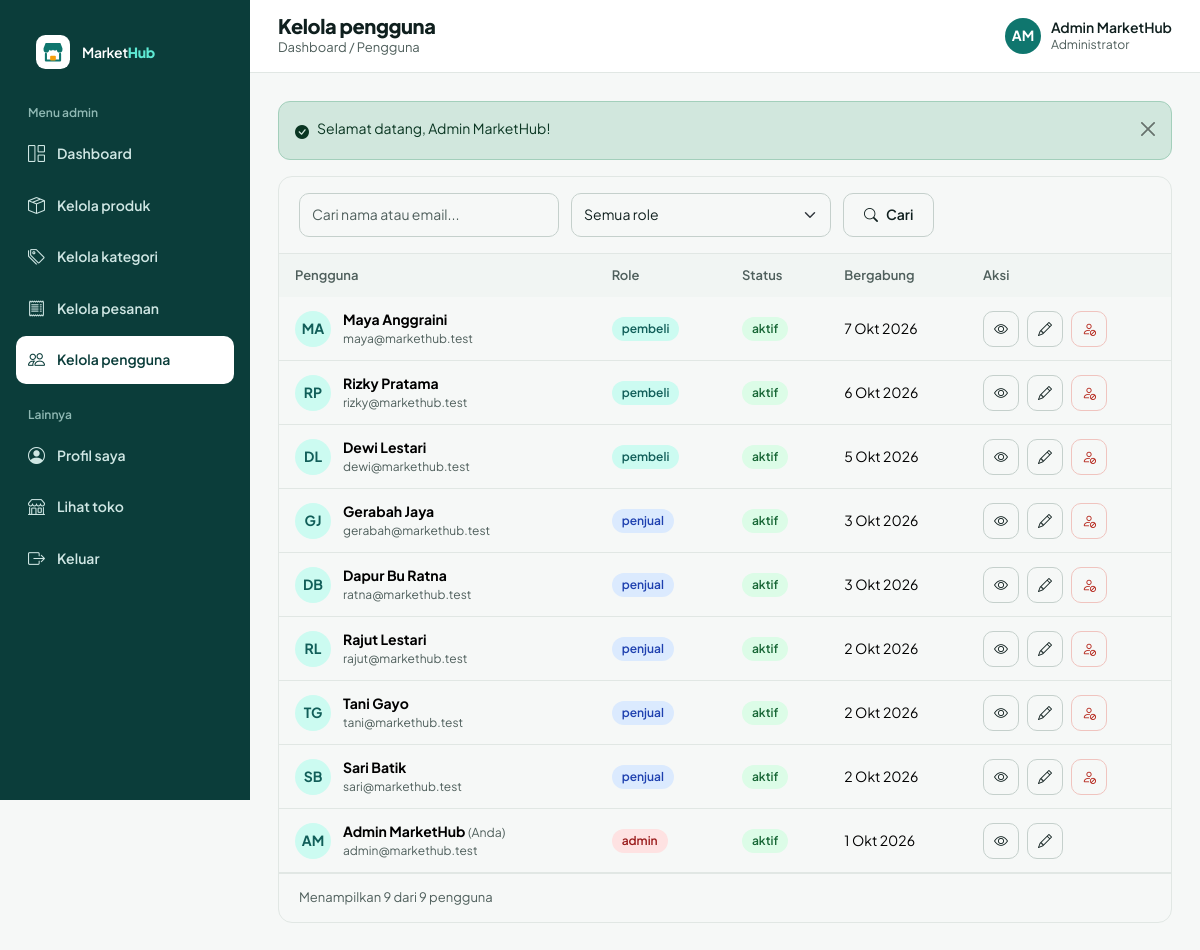
Screenshot of /admin/users/index.php (signed in) with the database file from the repository.
### tables this page shows
CREATE TABLE users (
  id         INT UNSIGNED NOT NULL AUTO_INCREMENT,
  nama       VARCHAR(100) NOT NULL,
  email      VARCHAR(150) NOT NULL,
  password   VARCHAR(255) NOT NULL,
  role       ENUM('admin','penjual','pembeli') NOT NULL DEFAULT 'pembeli',
  status     ENUM('aktif','nonaktif') NOT NULL DEFAULT 'aktif',  
  created_at TIMESTAMP NOT NULL DEFAULT CURRENT_TIMESTAMP,
  PRIMARY KEY (id),
  UNIQUE KEY uq_users_email (email)
);

### auth/session.php (called while the page is built, shortened)
<?php
function current_user()
{
    static $user = false;
    if ($user !== false) {
        return $user;
    }
    $user = null;
    if (!empty($_SESSION['uid'])) {
        $row = db_row('SELECT id, nama, email, role, status, created_at FROM users WHERE id = ?', [(int) $_SESSION['uid']]);
        if ($row && $row['status'] === 'aktif') {
            $row['id'] = (int) $row['id'];
            $user = $row;
        } else {
            unset($_SESSION['uid']);
        }
    }
    return $user;
}

### auth/check-role.php (called while the page is built, shortened)
<?php
function require_login()
{
    $user = current_user();
    if ($user) {
        return $user;
    }
}
function require_role($roles = null)
{
    $user = require_login();
    return $user;
}

### includes/auth-check.php (called while the page is built)
<?php
$authUser = require_role($requiredRoles ?? null);

### admin/users/index.php (the view, shortened to what this page needs)
<?php
require_once __DIR__ . '/../../config/app.php';
$requiredRoles = ['admin'];
require __DIR__ . '/../../includes/auth-check.php';
$q = get('q');
$where = ['1 = 1'];
$params = [];
$total = (int) db_val('SELECT COUNT(*) FROM users WHERE ' . implode(' AND ', $where), $params);
[$page, $pages, $offset] = paginate($total, 10, (int) get('page', '1'));
$rows = db_all('SELECT * FROM users WHERE ' . implode(' AND ', $where) . ' ORDER BY id DESC LIMIT ? OFFSET ?', array_merge($params, [10, $offset]));
$topTitle = 'Kelola pengguna';
$topCrumb = 'Dashboard / Pengguna';
require __DIR__ . '/../../includes/header.php';
?>
<div class="card overflow-hidden">
  <form class="mh-tool" method="get">
    <input class="form-control" type="search" name="q" value="<?= e($q) ?>" placeholder="Cari nama atau email..." aria-label="Cari pengguna">
    <select class="form-select" name="role" aria-label="Filter role" onchange="this.form.submit()">
      <option value="">Semua role</option>
    </select>
    <button class="btn btn-outline-secondary" type="submit"><i class="bi bi-search"></i>Cari</button>
  </form>
  <div class="table-responsive">
    <table class="table mh-table">
      <thead><tr><th>Pengguna</th><th>Role</th><th>Status</th><th>Bergabung</th><th>Aksi</th></tr></thead>
      <tbody>
      <?php foreach ($rows as $r): $self = (int) $r['id'] === $authUser['id']; ?>
        <tr>
          <td><div class="thumb-box"><span class="mh-av"><?= e(initials($r['nama'])) ?></span><div><b><?= e($r['nama']) ?></b><?= $self ? ' <span class="text-muted small">(Anda)</span>' : '' ?><div class="text-muted" style="font-size:12px"><?= e($r['email']) ?></div></div></div></td>
          <td><span class="st st-<?= e($r['role']) ?>"><?= e($r['role']) ?></span></td>
          <td><span class="st st-<?= e($r['status']) ?>"><?= e($r['status']) ?></span></td>
          <td><?= e(tgl($r['created_at'])) ?></td>
          <td><div class="acts">
            <a class="btn btn-outline-secondary ibs" href="<?= e(url('admin/users/detail.php?id=' . (int) $r['id'])) ?>" aria-label="Detail" title="Detail"><i class="bi bi-eye"></i></a>
            <a class="btn btn-outline-secondary ibs" href="<?= e(url('admin/users/edit.php?id=' . (int) $r['id'])) ?>" aria-label="Edit" title="Edit"><i class="bi bi-pencil"></i></a>
            <?php if (!$self): ?>
            <form method="post" action="<?= e(url('admin/users/status.php')) ?>" data-confirm="<?= $r['status'] === 'aktif' ? 'Nonaktifkan akun ini? Pengguna tidak dapat login.' : 'Aktifkan kembali akun ini?' ?>">
              <button class="btn <?= $r['status'] === 'aktif' ? 'btn-outline-danger' : 'btn-outline-primary' ?> ibs" type="submit" aria-label="Ubah status akun" title="<?= $r['status'] === 'aktif' ? 'Nonaktifkan' : 'Aktifkan' ?>"><i class="bi <?= $r['status'] === 'aktif' ? 'bi-person-slash' : 'bi-person-check' ?>"></i></button>
            </form>
            <?php endif; ?>
          </div></td>
        </tr>
      <?php endforeach; ?>
      </tbody>
    </table>
  </div>
  <div class="mh-pgn"><span>Menampilkan <?= count($rows) ?> dari <?= $total ?> pengguna</span><?= pagination_html($page, $pages) ?></div>
</div>
<?php require __DIR__ . '/../../includes/footer.php'; ?>

### includes/topbar.php (shortened to what this page needs)
<?php
$u = current_user();
?>
<div class="mh-tb">
  <div>
    <h1 class="mh-tb-title"><?= e($topTitle ?? 'Dashboard') ?></h1>
    <div class="mh-tb-crumb"><?= e($topCrumb ?? tanggal_panjang()) ?></div>
  </div>
  <div class="ms-auto d-flex align-items-center gap-3">
    <span class="mh-me"><span class="mh-av mh-av-dark"><?= e(initials($u['nama'])) ?></span>
      <span class="d-none d-sm-block lh-sm"><?= e($u['nama']) ?><small class="d-block text-muted fw-normal"><?= e(role_label($u['role'])) ?></small></span></span>
  </div>
</div>

### assets/css/style.css (style rules this page uses)
:root { --mh-p:#0F766E;--mh-pd:#115E59;--mh-pl:#CCFBF1;--mh-px:#F0FDFA;--mh-a:#F59E0B;--mh-dark:#0B3D3A; --mh-ink:#0F1F1E;--mh-mut:#4F5F5C;--mh-line:#E1E7E4;--mh-bg:#F6F8F7; --bs-primary:#0F766E;--bs-primary-rgb:15,118,110; --bs-link-color:#0F766E;--bs-link-color-rgb:15,118,110;--bs-link-hover-color:#115E59;--bs-link-hover-color-rgb:17,94,89; --bs-body-font-family:'Plus Jakarta Sans',system-ui,-apple-system,'Segoe UI',sans-serif; --bs-body-color:#0F1F1E;--bs-body-color-rgb:15,31,30;--bs-body-bg:#F6F8F7;--bs-body-font-size:.9375rem; --bs-border-color:#E1E7E4;--bs-border-radius:.625rem;--bs-secondary-color:#4F5F5C; }
body { font-family:var(--bs-body-font-family);line-height:1.5;-webkit-font-smoothing:antialiased }
h1,h2,h3,h4,h5 { font-weight:800;letter-spacing:-.02em }
a { text-decoration:none }
.text-muted,.mut { color:var(--mh-mut)!important }
.btn { --bs-btn-border-radius:10px;display:inline-flex;align-items:center;justify-content:center;gap:.5rem;min-height:44px;padding:0 1.25rem;font-weight:600;font-size:14px;white-space:nowrap }
.btn-outline-secondary { --bs-btn-color:#0F1F1E;--bs-btn-border-color:#C5D0CC;--bs-btn-hover-bg:#F1F5F3;--bs-btn-hover-color:#0F1F1E;--bs-btn-hover-border-color:#AFC4BF;--bs-btn-active-bg:#E4ECE9;--bs-btn-active-color:#0F1F1E;--bs-btn-active-border-color:#AFC4BF }
.btn-outline-danger { --bs-btn-color:#B42318;--bs-btn-border-color:#F0C4BF;--bs-btn-hover-bg:#B42318;--bs-btn-hover-border-color:#B42318 }
.form-control,.form-select { min-height:44px;border-radius:10px;border-color:#C5D0CC;font-size:14px;color:var(--mh-ink) }
.card { --bs-card-border-radius:14px;--bs-card-border-color:var(--mh-line);--bs-card-inner-border-radius:13px;border-radius:14px }
.st { display:inline-block;padding:3px 10px;border-radius:999px;font-size:12px;font-weight:600;white-space:nowrap }
.st-aktif { background:#DCFCE7;color:#166534 }
.st-admin { background:#FEE2E2;color:#991B1B }
.st-penjual { background:#DBEAFE;color:#1E40AF }
.st-pembeli { background:#CCFBF1;color:#115E59 }
.mh-table { --bs-table-bg:transparent;font-size:14px;margin:0 }
.mh-table th { background:#F1F5F3;color:var(--mh-mut);font-size:13px;font-weight:600;padding:12px 16px;white-space:nowrap;border:0 }
.mh-table td { padding:12px 16px;vertical-align:middle;border-color:var(--mh-line) }
.mh-tool { display:flex;gap:12px;flex-wrap:wrap;padding:16px 20px;border-bottom:1px solid var(--mh-line);align-items:center }
.mh-tool .form-control,.mh-tool .form-select { max-width:260px }
.mh-pgn { display:flex;justify-content:space-between;align-items:center;flex-wrap:wrap;gap:12px;padding:14px 20px;border-top:1px solid var(--mh-line);font-size:13px;color:var(--mh-mut) }
.thumb-box { display:inline-flex;gap:12px;align-items:center }
.ibs { width:36px;height:36px;padding:0;min-height:36px }
.acts { display:flex;gap:8px;align-items:center }
.mh-me { display:flex;align-items:center;gap:10px;font-weight:600;font-size:14px;color:var(--mh-ink) }
.mh-av { width:36px;height:36px;border-radius:50%;background:var(--mh-pl);color:var(--mh-pd);display:flex;align-items:center;justify-content:center;font-weight:700;font-size:14px;flex:none }
.mh-av-dark { background:var(--mh-p);color:#fff }
.mh-tb { background:#fff;border-bottom:1px solid var(--mh-line);display:flex;align-items:center;gap:16px;padding:14px 28px;position:sticky;top:0;z-index:1010 }
.mh-tb-title { font-size:20px;margin:0 }
.mh-tb-crumb { font-size:13px;color:var(--mh-mut) }

### rows the page displays
users: nama "AM", nama "Admin MarketHub", role "Administrator", shows "(Anda)", email "admin@markethub.test", role "admin", status "aktif", created_at "1 Okt 2026"
users: nama "MA", nama "Maya Anggraini", email "maya@markethub.test", role "pembeli", status "aktif", created_at "7 Okt 2026"
users: nama "RP", nama "Rizky Pratama", email "rizky@markethub.test", role "pembeli", status "aktif", created_at "6 Okt 2026"
users: nama "DL", nama "Dewi Lestari", email "dewi@markethub.test", role "pembeli", status "aktif", created_at "5 Okt 2026"
users: nama "GJ", nama "Gerabah Jaya", email "gerabah@markethub.test", role "penjual", status "aktif", created_at "3 Okt 2026"
users: nama "DB", nama "Dapur Bu Ratna", email "ratna@markethub.test", role "penjual", status "aktif", created_at "3 Okt 2026"
users: nama "RL", nama "Rajut Lestari", email "rajut@markethub.test", role "penjual", status "aktif", created_at "2 Okt 2026"
users: nama "TG", nama "Tani Gayo", email "tani@markethub.test", role "penjual", status "aktif", created_at "2 Okt 2026"
users: nama "SB", nama "Sari Batik", email "sari@markethub.test", role "penjual", status "aktif", created_at "2 Okt 2026"

### other values shown
$label "Dashboard"
$label "Kelola produk"
$label "Kelola kategori"
$label "Kelola pesanan"
$label "Kelola pengguna"
$topTitle "Kelola pengguna"
$topCrumb "Dashboard / Pengguna"
$fl['msg'] "Selamat datang, Admin MarketHub!"
count($rows) "9"
$total "9"
